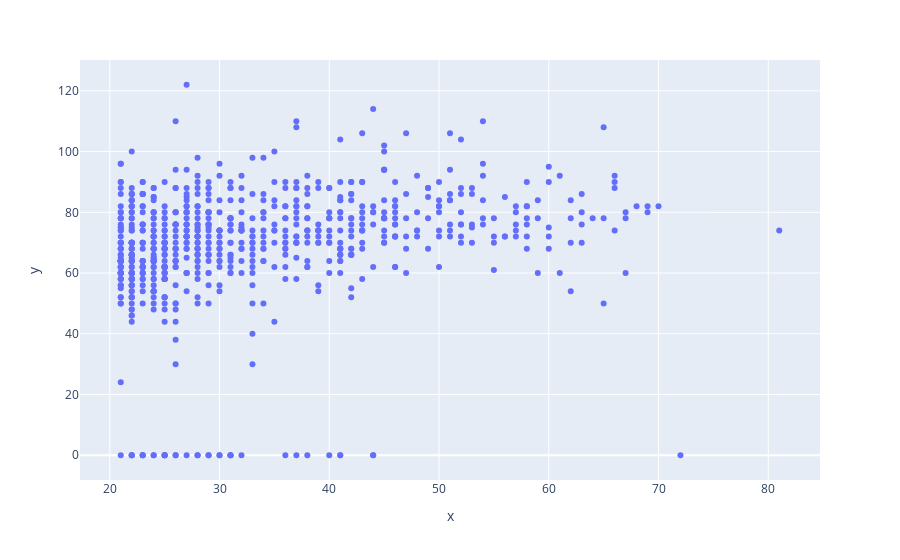

Write notebook code for a chart like this one.
### Code cell
fig = px.scatter(x=diabetes['Age'], y=diabetes['BloodPressure'])
fig.show()

### Figure 1 — Plotly figure (JSON) as saved in the notebook; plotly's stock layout.template omitted (floating-point values rounded to 4 significant figures; data arrays with more than 128 entries replaced by an {"elided": "..."} marker saying what was removed)
{"data": [{"hovertemplate": "x=%{x}<br>y=%{y}<extra></extra>", "legendgroup": "", "marker": {"color": "#636efa", "symbol": "circle"}, "mode": "markers", "name": "", "orientation": "v", "showlegend": false, "type": "scatter", "x": {"elided": "768 int values"}, "xaxis": "x", "y": {"elided": "768 int values"}, "yaxis": "y"}], "layout": {"legend": {"tracegroupgap": 0}, "margin": {"t": 60}, "xaxis": {"anchor": "y", "domain": [0, 1], "title": {"text": "x"}}, "yaxis": {"anchor": "x", "domain": [0, 1], "title": {"text": "y"}}}}
